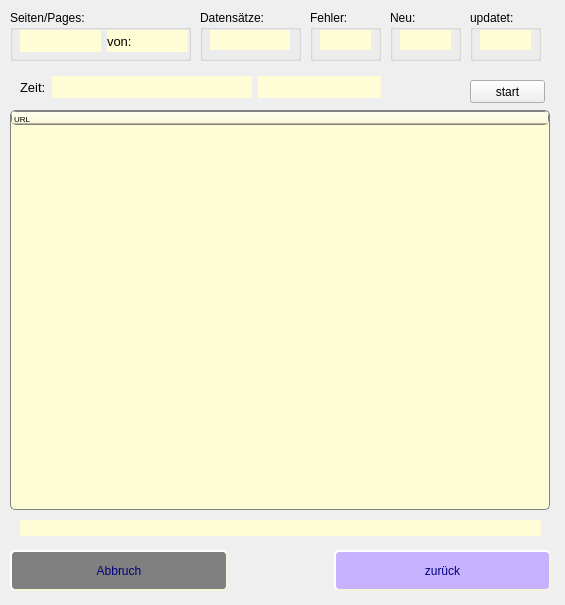
<?xml version="1.0" encoding="UTF-8"?>
<ui version="4.0">
 <class>spider_monitor</class>
 <widget class="QWidget" name="spider_monitor">
  <property name="geometry">
   <rect>
    <x>0</x>
    <y>0</y>
    <width>565</width>
    <height>605</height>
   </rect>
  </property>
  <property name="font">
   <font>
    <weight>50</weight>
    <bold>false</bold>
   </font>
  </property>
  <property name="windowTitle">
   <string>Spider:</string>
  </property>
  <widget class="QTableWidget" name="tblWdg_urls">
   <property name="geometry">
    <rect>
     <x>10</x>
     <y>110</y>
     <width>540</width>
     <height>400</height>
    </rect>
   </property>
   <property name="minimumSize">
    <size>
     <width>400</width>
     <height>0</height>
    </size>
   </property>
   <property name="maximumSize">
    <size>
     <width>1000</width>
     <height>16777207</height>
    </size>
   </property>
   <property name="font">
    <font>
     <pointsize>7</pointsize>
    </font>
   </property>
   <property name="contextMenuPolicy">
    <enum>Qt::CustomContextMenu</enum>
   </property>
   <property name="styleSheet">
    <string notr="true">background-color: rgb(255, 253, 213);
border: 1px solid grey;border-radius: 5px;
</string>
   </property>
   <property name="sizeAdjustPolicy">
    <enum>QAbstractScrollArea::AdjustToContents</enum>
   </property>
   <property name="editTriggers">
    <set>QAbstractItemView::SelectedClicked</set>
   </property>
   <property name="sortingEnabled">
    <bool>true</bool>
   </property>
   <attribute name="horizontalHeaderDefaultSectionSize">
    <number>540</number>
   </attribute>
   <attribute name="horizontalHeaderMinimumSectionSize">
    <number>540</number>
   </attribute>
   <attribute name="verticalHeaderDefaultSectionSize">
    <number>16</number>
   </attribute>
   <attribute name="verticalHeaderMinimumSectionSize">
    <number>16</number>
   </attribute>
   <column>
    <property name="text">
     <string>URL</string>
    </property>
    <property name="font">
     <font>
      <pointsize>6</pointsize>
     </font>
    </property>
    <property name="textAlignment">
     <set>AlignLeading|AlignTop</set>
    </property>
   </column>
  </widget>
  <widget class="QGroupBox" name="grpBox_datensatz">
   <property name="geometry">
    <rect>
     <x>10</x>
     <y>10</y>
     <width>181</width>
     <height>51</height>
    </rect>
   </property>
   <property name="title">
    <string>Seiten/Pages:</string>
   </property>
   <widget class="QWidget" name="layoutWidget">
    <property name="geometry">
     <rect>
      <x>10</x>
      <y>20</y>
      <width>168</width>
      <height>22</height>
     </rect>
    </property>
    <layout class="QHBoxLayout" name="horizontalLayout">
     <item>
      <widget class="QLabel" name="lbl_pages">
       <property name="minimumSize">
        <size>
         <width>80</width>
         <height>20</height>
        </size>
       </property>
       <property name="styleSheet">
        <string notr="true">background-color: rgb(255, 253, 213);</string>
       </property>
       <property name="text">
        <string/>
       </property>
      </widget>
     </item>
     <item>
      <widget class="QLabel" name="lbldatensatz_end">
       <property name="minimumSize">
        <size>
         <width>80</width>
         <height>20</height>
        </size>
       </property>
       <property name="font">
        <font>
         <pointsize>10</pointsize>
        </font>
       </property>
       <property name="styleSheet">
        <string notr="true">background-color: rgb(255, 253, 213);</string>
       </property>
       <property name="lineWidth">
        <number>5</number>
       </property>
       <property name="text">
        <string>von: </string>
       </property>
      </widget>
     </item>
    </layout>
   </widget>
  </widget>
  <widget class="QGroupBox" name="grpBox_pages">
   <property name="geometry">
    <rect>
     <x>200</x>
     <y>10</y>
     <width>101</width>
     <height>51</height>
    </rect>
   </property>
   <property name="title">
    <string>Datensätze:</string>
   </property>
   <widget class="QLabel" name="lbl_datensatz">
    <property name="geometry">
     <rect>
      <x>10</x>
      <y>20</y>
      <width>80</width>
      <height>20</height>
     </rect>
    </property>
    <property name="font">
     <font>
      <pointsize>10</pointsize>
     </font>
    </property>
    <property name="styleSheet">
     <string notr="true">background-color: rgb(255, 253, 213);</string>
    </property>
    <property name="text">
     <string/>
    </property>
   </widget>
  </widget>
  <widget class="QGroupBox" name="grpBox_error">
   <property name="geometry">
    <rect>
     <x>310</x>
     <y>10</y>
     <width>71</width>
     <height>51</height>
    </rect>
   </property>
   <property name="title">
    <string>Fehler:</string>
   </property>
   <widget class="QLabel" name="lbl_error">
    <property name="geometry">
     <rect>
      <x>10</x>
      <y>20</y>
      <width>51</width>
      <height>20</height>
     </rect>
    </property>
    <property name="font">
     <font>
      <pointsize>10</pointsize>
     </font>
    </property>
    <property name="styleSheet">
     <string notr="true">background-color: rgb(255, 253, 213);</string>
    </property>
    <property name="text">
     <string/>
    </property>
   </widget>
  </widget>
  <widget class="QGroupBox" name="grpBox_neu">
   <property name="geometry">
    <rect>
     <x>390</x>
     <y>10</y>
     <width>71</width>
     <height>51</height>
    </rect>
   </property>
   <property name="title">
    <string>Neu:</string>
   </property>
   <widget class="QLabel" name="lbl_neu">
    <property name="geometry">
     <rect>
      <x>10</x>
      <y>20</y>
      <width>51</width>
      <height>20</height>
     </rect>
    </property>
    <property name="font">
     <font>
      <pointsize>10</pointsize>
     </font>
    </property>
    <property name="styleSheet">
     <string notr="true">background-color: rgb(255, 253, 213);</string>
    </property>
    <property name="text">
     <string/>
    </property>
   </widget>
  </widget>
  <widget class="QGroupBox" name="grpBox_update">
   <property name="geometry">
    <rect>
     <x>470</x>
     <y>10</y>
     <width>71</width>
     <height>51</height>
    </rect>
   </property>
   <property name="title">
    <string>updatet:</string>
   </property>
   <widget class="QLabel" name="lbl_update">
    <property name="geometry">
     <rect>
      <x>10</x>
      <y>20</y>
      <width>51</width>
      <height>20</height>
     </rect>
    </property>
    <property name="font">
     <font>
      <pointsize>10</pointsize>
     </font>
    </property>
    <property name="styleSheet">
     <string notr="true">background-color: rgb(255, 253, 213);</string>
    </property>
    <property name="text">
     <string/>
    </property>
   </widget>
  </widget>
  <widget class="QWidget" name="layoutWidget">
   <property name="geometry">
    <rect>
     <x>20</x>
     <y>76</y>
     <width>361</width>
     <height>22</height>
    </rect>
   </property>
   <layout class="QHBoxLayout" name="horizontalLayout_2">
    <item>
     <widget class="QLabel" name="lblZeit">
      <property name="sizePolicy">
       <sizepolicy hsizetype="Fixed" vsizetype="Preferred">
        <horstretch>0</horstretch>
        <verstretch>0</verstretch>
       </sizepolicy>
      </property>
      <property name="minimumSize">
       <size>
        <width>0</width>
        <height>20</height>
       </size>
      </property>
      <property name="font">
       <font>
        <pointsize>10</pointsize>
       </font>
      </property>
      <property name="text">
       <string>Zeit:</string>
      </property>
     </widget>
    </item>
    <item>
     <widget class="QLabel" name="lbl_time">
      <property name="sizePolicy">
       <sizepolicy hsizetype="Minimum" vsizetype="Preferred">
        <horstretch>0</horstretch>
        <verstretch>0</verstretch>
       </sizepolicy>
      </property>
      <property name="minimumSize">
       <size>
        <width>200</width>
        <height>20</height>
       </size>
      </property>
      <property name="styleSheet">
       <string notr="true">background-color: rgb(255, 253, 213);</string>
      </property>
      <property name="text">
       <string/>
      </property>
     </widget>
    </item>
    <item>
     <widget class="QLabel" name="lbl_counter">
      <property name="minimumSize">
       <size>
        <width>0</width>
        <height>20</height>
       </size>
      </property>
      <property name="styleSheet">
       <string notr="true">background-color: rgb(255, 253, 213);</string>
      </property>
      <property name="text">
       <string/>
      </property>
     </widget>
    </item>
   </layout>
  </widget>
  <widget class="QWidget" name="layoutWidget">
   <property name="geometry">
    <rect>
     <x>10</x>
     <y>550</y>
     <width>541</width>
     <height>41</height>
    </rect>
   </property>
   <layout class="QHBoxLayout" name="horizontalLayout_3">
    <item>
     <widget class="QPushButton" name="Btn_break">
      <property name="enabled">
       <bool>false</bool>
      </property>
      <property name="sizePolicy">
       <sizepolicy hsizetype="Minimum" vsizetype="Preferred">
        <horstretch>0</horstretch>
        <verstretch>0</verstretch>
       </sizepolicy>
      </property>
      <property name="styleSheet">
       <string notr="true">QPushButton { 
	color: rgb(0, 0, 127);
	selection-background-color: rgb(255, 85, 0);
	background-color: rgb(198, 178, 255);
	border-style: outset;
	border-width: 2px;
	font: 10pt &quot;MS Shell Dlg 2&quot;;
	border-radius: 5px;
	border-color: beige;
}                   
QPushButton:enabled{
	background-color: rgb(198, 178, 255);
}                           
QPushButton:pressed{ 
	background: red;
}                            
QPushButton:disabled{                             
	background-color: gray;                
}
QPushButton:hover{
	background-color: rgb(255, 85, 255);
}   </string>
      </property>
      <property name="text">
       <string>Abbruch</string>
      </property>
     </widget>
    </item>
    <item>
     <spacer name="horizontalSpacer">
      <property name="orientation">
       <enum>Qt::Horizontal</enum>
      </property>
      <property name="sizeType">
       <enum>QSizePolicy::Fixed</enum>
      </property>
      <property name="sizeHint" stdset="0">
       <size>
        <width>100</width>
        <height>20</height>
       </size>
      </property>
     </spacer>
    </item>
    <item>
     <widget class="QPushButton" name="Btn_back">
      <property name="sizePolicy">
       <sizepolicy hsizetype="Minimum" vsizetype="Preferred">
        <horstretch>0</horstretch>
        <verstretch>0</verstretch>
       </sizepolicy>
      </property>
      <property name="styleSheet">
       <string notr="true">QPushButton { 
	color: rgb(0, 0, 127);
	selection-background-color: rgb(255, 85, 0);
	background-color: rgb(198, 178, 255);
	border-style: outset;
	border-width: 2px;
	font: 10pt &quot;MS Shell Dlg 2&quot;;
	border-radius: 5px;
	border-color: beige;
}                   
QPushButton:enabled{
	background-color: rgb(198, 178, 255);
}                           
QPushButton:pressed{ 
	background: red;
}                            
QPushButton:disabled{                             
	background-color: gray;                
}
QPushButton:hover{
	background-color: rgb(255, 85, 255);
}   </string>
      </property>
      <property name="text">
       <string>zurück</string>
      </property>
     </widget>
    </item>
   </layout>
  </widget>
  <widget class="QPushButton" name="Btn_start">
   <property name="geometry">
    <rect>
     <x>470</x>
     <y>80</y>
     <width>75</width>
     <height>23</height>
    </rect>
   </property>
   <property name="text">
    <string>start</string>
   </property>
  </widget>
  <widget class="QLabel" name="lbl_message">
   <property name="geometry">
    <rect>
     <x>20</x>
     <y>520</y>
     <width>521</width>
     <height>16</height>
    </rect>
   </property>
   <property name="styleSheet">
    <string notr="true">background-color: rgb(255, 253, 213);</string>
   </property>
   <property name="text">
    <string/>
   </property>
  </widget>
  <zorder>layoutWidget</zorder>
  <zorder>layoutWidget</zorder>
  <zorder>grpBox_pages</zorder>
  <zorder>grpBox_datensatz</zorder>
  <zorder>tblWdg_urls</zorder>
  <zorder>grpBox_error</zorder>
  <zorder>grpBox_neu</zorder>
  <zorder>grpBox_update</zorder>
  <zorder>Btn_start</zorder>
  <zorder>lbl_message</zorder>
 </widget>
 <resources/>
 <connections/>
</ui>
